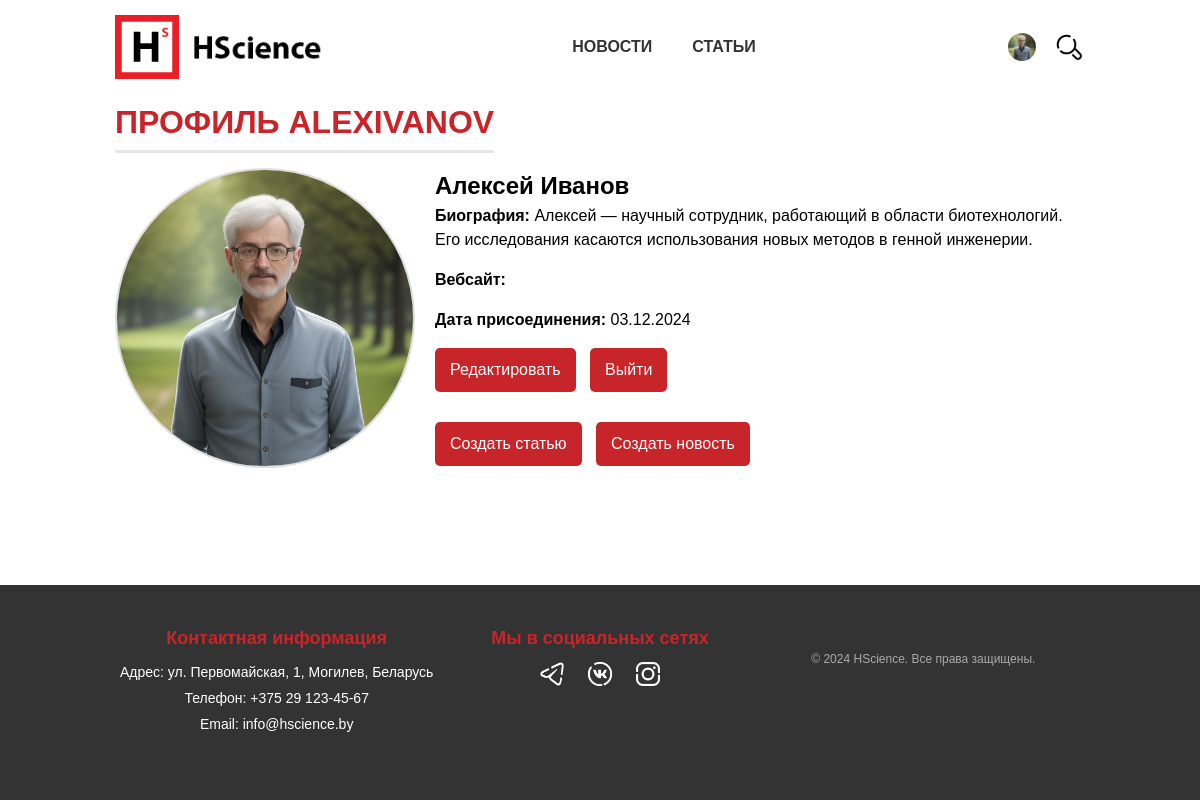
Page /profile/ (signed in) on the committed database.
### main/models.py (models this page shows, shortened)
class Profile(models.Model):
    user = models.OneToOneField(User, on_delete=models.CASCADE)
    bio = models.TextField(max_length=500, blank=True)
    avatar = models.ImageField(upload_to='avatars/', default='avatars/default.jpg', blank=True)
    website = models.URLField(blank=True)
    joined_at = models.DateTimeField(default=timezone.now)

### main/views.py (the view)
# urls.py: path('profile/', views.profile, name='profile'),
@login_required
def profile(request):
    profile = request.user.profile
    return render(request, 'main/profile.html', {'profile': profile})

### main/templates/main/profile.html (shortened to what this page needs)
{% extends 'main/layout.html' %}
{% block content %}
{% load static %}
    <main class="layout-main">
        <div class="container">
            <section class="card-panel">
                <div class="card-header d-flex">
                    <h1>Профиль {{ request.user.username }}</h1>
                </div>
                <div class="card-body single-column wide">
                    <div class="profile-left">
                        <img src="{{ profile.avatar.url }}" alt="Avatar" class="profile-avatar">
                    </div>
                    <div class="profile-right">
                        <h2>{{ profile.user.get_full_name }}</h2>
                        <p><strong>Биография:</strong> {{ profile.bio }}</p>
                        <p><strong>Вебсайт:</strong> <a href="{{ profile.website }}" target="_blank">{{ profile.website }}</a></p>
                        <p><strong>Дата присоединения:</strong> {{ profile.joined_at|date:"d.m.Y" }}</p>
                        <a href="{% url 'edit_profile' %}" class="btn-edit">Редактировать</a>
                        <a href="{% url 'logout' %}" class="btn-logout" id="logout-link">Выйти</a>
                        <div class="profile-actions">
                            <a href="{% url 'create_article' %}" class="btn-create">Создать статью</a>
                            <a href="{% url 'create_news' %}" class="btn-create">Создать новость</a>
                        </div>
                    </div>
                </div>
            </section>
        </div>
    </main>
{% endblock %}

### main/templates/main/layout.html (shortened to what this page needs)
{% load static %}
<!DOCTYPE html>
<html lang="en">
<head>
    <link rel="stylesheet" href="{% static 'main/css/main.css' %}">
</head>
<body>
    <header class="layout-header">
        <div class="container">
            <div class="logotypes">
                <a href="/" class="logo">
                    <img src="{% static 'main/img/logo.jpg' %}" alt="HScience" class="logo-img">
                </a>
                <a href="/" class="logo-textual">
                    <img src="{% static 'main/img/logo-text.jpg' %}" alt="HScience" class="logo-img">
                </a>
            </div>
            <nav class="main-menu hidden-md-down">
                <ul>
                    <li><a href="/news">Новости</a></li>
                    <li><a href="/articles">Статьи</a></li>
                </ul>
            </nav>
            <nav class="aux-menu">
                <ul>
                    {% if user.is_authenticated %}
                        <li>
                            <a href="/profile" title="Профиль">
                                {% if user.profile.avatar %}
                                    <img src="{{ user.profile.avatar.url }}" class="icon-user autorised">
                                {% else %}
                                    <img src="{% static 'main/img/icon-user.png' %}" class="icon-user">
                                {% endif %}
                            </a>
                        </li>
                    {% else %}
                        <li><a href="/login" title="Войти"><img src="{% static 'main/img/icon-user.png' %}" class="icon-user" id="user-icon"></a></li>
                    {% endif %}
                    <li><a href="/search" title="Поиск"><img src="{% static 'main/img/icon-search.png' %}" class="icon-search"></a></li>
                </ul>
            </nav>
        </div>
    </header>
    {% block content %}
    {% endblock %}
    <footer class="layout-footer">
        <div class="container">
            <div class="footer-section contact-info">
                <h4>Контактная информация</h4>
                <p>Адрес: ул. Первомайская, 1, Могилев, Беларусь</p>
                <p>Телефон: +375 29 123-45-67</p>
                <p>Email: info@hscience.by</p>
            </div>
            <div class="footer-section social-media">
                <h4>Мы в социальных сетях</h4>
                <a href="#"><img src="{% static 'main/img/icon-telegram.png' %}" alt="Telegram" class="icon-social"></a>
                <a href="#"><img src="{% static 'main/img/icon-vk.png' %}" alt="VK" class="icon-social"></a>
                <a href="#"><img src="{% static 'main/img/icon-instagram.png' %}" alt="Instagram" class="icon-social"></a>
            </div>
            <div class="footer-section copyright">
                <p>&copy; 2024 HScience. Все права защищены.</p>
            </div>
        </div>
    </footer>
</body>
</html>

### main/static/main/css/main.css (style rules this page uses)
* { margin: 0; padding: 0; box-sizing: border-box; }
body { font-family: Montserrat, sans-serif; font-size: 1rem; font-weight: 400; line-height: 1.5; color: #000; background-color: #fff; margin: 0; padding: 0; overflow-x: hidden; display: flex; flex-direction: column; height: 100%; min-height: 100vh; }
img { vertical-align: middle; border-style: none; }
.icon-user, .icon-search { width: 32px; height: 32px; }
.layout-header { position: sticky; top: 0; background: #fff; z-index: 1020; padding: 15px 0; width: 100%; max-width: 100vw; }
.layout-header .container { width: 100%; margin: 0 auto; display: flex; justify-content: space-between; align-items: center; padding: 0 15px; }
.container { max-width: 1000px; width: 100%; padding-right: 15px; padding-left: 15px; margin-right: auto; margin-left: auto; }
.layout-header .logotypes { display: flex; align-items: center; gap: 15px; }
.layout-header .logotypes img { height: 8vh; width: auto; }
.main-menu { display: flex; flex-wrap: wrap; }
.main-menu ul { display: flex; list-style-type: none; gap: 20px; margin-bottom: 0; }
.main-menu a { text-decoration: none; color: #333; font-weight: bold; text-transform: uppercase; padding: 10px; }
.aux-menu { display: flex; flex-wrap: wrap; }
.aux-menu ul { display: flex; list-style-type: none; gap: 15px; margin-bottom: 0; }
.aux-menu a { text-decoration: none; color: #333; }
.layout-footer { background-color: #333; color: #fff; padding: 40px 0; text-align: center; font-size: 14px; margin-top: auto; }
.layout-footer .container { margin: 0 auto; display: flex; flex-wrap: wrap; justify-content: space-between; align-items: flex-start; }
.footer-section { flex: 1; min-width: 200px; margin-bottom: 20px; }
.footer-section h4 { font-size: 18px; margin-bottom: 10px; color: #c8252b; }
.footer-section p { margin: 5px 0; }
.icon-social { width: 24px; height: 24px; margin: 0 10px; transition: all 0.3s ease; }
.copyright { width: 100%; text-align: center; margin-top: 20px; font-size: 12px; color: #aaa; }
main { display: block; margin-bottom: 10px; padding: 0; width: 100%; }
.layout-main { flex: 1; }
section { display: block; }
.card-panel { position: relative; width: 100%; display: flex; flex-direction: column; min-width: 0; word-wrap: break-word; background-color: #fff; background-clip: border-box; border-radius: 0; }
.card-panel .card-header { background: 0 0; border-bottom: 0; padding: 0; display: flex; flex-direction: row; flex-wrap: nowrap; justify-items: stretch; align-items: center; }
a { background-color: transparent; }
.card-panel .card-body { padding: 15px 0; }
.card-body { flex: 1 1 auto; min-height: 1px; padding: 1.25rem; }
a { color: #c8242a; text-decoration: none; background-color: transparent; }
p { margin-top: 0; margin-bottom: 1rem; }
.card-panel .card-header h1 { font-size: 2rem; font-weight: 700; text-transform: uppercase; color: #c8242a; padding: 4px 0; margin-right: 15px; border-bottom: 3px solid #e6e6e6; }
ul { margin-top: 0; margin-bottom: 1rem; }
li { display: list-item; text-align: -webkit-match-parent; unicode-bidi: isolate; }
h1 { font-weight: 700; text-transform: uppercase; color: #c8242a; }
b, strong { font-weight: bolder; }
.btn-edit, .btn-logout, .btn-create { display: inline-block; padding: 10px 15px; background-color: #c8252b; color: #fff; text-decoration: none; border-radius: 5px; margin: 0px 10px 20px 0px; }
.profile-actions { margin-top: 10px; }
.profile-left { flex: 0 0 300px; margin-right: 20px; }
.profile-avatar { width: 300px; height: 300px; object-fit: cover; border-radius: 50%; border: 2px solid #ddd; }
.profile-right { flex: 1; }
.card-body.single-column.wide { display: flex; flex-direction: row; align-items: flex-start; }
.autorised { object-fit: cover; border-radius: 50%; border: 2px solid transparent; }
@media (min-width: 724px) { .container { max-width: 700px; } }
@media (min-width: 1024px) { .container { max-width: 1000px; } }

### rows in the picture
Profile: avatar (picture), user.get_full_name "Алексей Иванов", bio "Алексей — научный сотрудник, работающий в области биотехнологий. Его исследования касаются использования новых методов в генной инженерии.", joined_at "03.12.2024"

### other values in the picture
{{ request.user.username }} "ALEXIVANOV"
